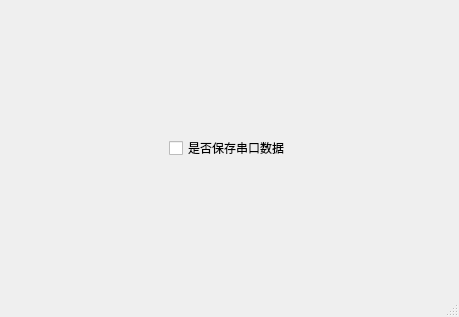
<?xml version="1.0" encoding="UTF-8"?>
<ui version="4.0">
 <class>seimey_setting</class>
 <widget class="QMainWindow" name="seimey_setting">
  <property name="geometry">
   <rect>
    <x>0</x>
    <y>0</y>
    <width>459</width>
    <height>317</height>
   </rect>
  </property>
  <property name="windowTitle">
   <string>设置</string>
  </property>
  <widget class="QWidget" name="centralwidget">
   <layout class="QGridLayout" name="gridLayout_2">
    <item row="0" column="1">
     <spacer name="verticalSpacer_2">
      <property name="orientation">
       <enum>Qt::Vertical</enum>
      </property>
      <property name="sizeHint" stdset="0">
       <size>
        <width>20</width>
        <height>95</height>
       </size>
      </property>
     </spacer>
    </item>
    <item row="1" column="0">
     <spacer name="horizontalSpacer_2">
      <property name="orientation">
       <enum>Qt::Horizontal</enum>
      </property>
      <property name="sizeHint" stdset="0">
       <size>
        <width>133</width>
        <height>20</height>
       </size>
      </property>
     </spacer>
    </item>
    <item row="1" column="1">
     <widget class="QWidget" name="widget" native="true">
      <layout class="QGridLayout" name="gridLayout">
       <item row="0" column="0">
        <widget class="QCheckBox" name="checkBox">
         <property name="text">
          <string>是否保存串口数据</string>
         </property>
        </widget>
       </item>
      </layout>
     </widget>
    </item>
    <item row="1" column="2">
     <spacer name="horizontalSpacer">
      <property name="orientation">
       <enum>Qt::Horizontal</enum>
      </property>
      <property name="sizeHint" stdset="0">
       <size>
        <width>133</width>
        <height>20</height>
       </size>
      </property>
     </spacer>
    </item>
    <item row="2" column="1">
     <spacer name="verticalSpacer">
      <property name="orientation">
       <enum>Qt::Vertical</enum>
      </property>
      <property name="sizeHint" stdset="0">
       <size>
        <width>20</width>
        <height>95</height>
       </size>
      </property>
     </spacer>
    </item>
   </layout>
  </widget>
  <widget class="QMenuBar" name="menubar">
   <property name="geometry">
    <rect>
     <x>0</x>
     <y>0</y>
     <width>459</width>
     <height>26</height>
    </rect>
   </property>
  </widget>
  <widget class="QStatusBar" name="statusbar"/>
 </widget>
 <resources/>
 <connections/>
</ui>
